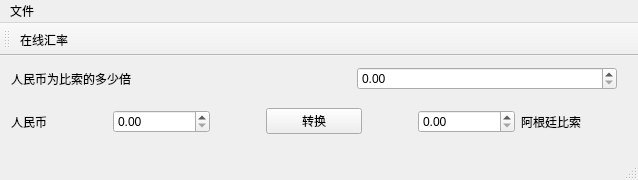
<?xml version="1.0" encoding="UTF-8"?>
<ui version="4.0">
 <class>MainWindow</class>
 <widget class="QMainWindow" name="MainWindow">
  <property name="geometry">
   <rect>
    <x>0</x>
    <y>0</y>
    <width>638</width>
    <height>180</height>
   </rect>
  </property>
  <property name="windowTitle">
   <string>MainWindow</string>
  </property>
  <widget class="QWidget" name="centralWidget">
   <layout class="QVBoxLayout" name="verticalLayout_2">
    <item>
     <layout class="QVBoxLayout" name="verticalLayout">
      <item>
       <layout class="QHBoxLayout" name="horizontalLayout_2">
        <item>
         <widget class="QLabel" name="label_3">
          <property name="text">
           <string>人民币为比索的多少倍</string>
          </property>
         </widget>
        </item>
        <item>
         <spacer name="horizontalSpacer_3">
          <property name="orientation">
           <enum>Qt::Horizontal</enum>
          </property>
          <property name="sizeType">
           <enum>QSizePolicy::Fixed</enum>
          </property>
          <property name="sizeHint" stdset="0">
           <size>
            <width>80</width>
            <height>20</height>
           </size>
          </property>
         </spacer>
        </item>
        <item>
         <widget class="QDoubleSpinBox" name="doubleSpinBoxTimes">
          <property name="maximum">
           <double>1000000.000000000000000</double>
          </property>
         </widget>
        </item>
        <item>
         <spacer name="horizontalSpacer_4">
          <property name="orientation">
           <enum>Qt::Horizontal</enum>
          </property>
          <property name="sizeType">
           <enum>QSizePolicy::Fixed</enum>
          </property>
          <property name="sizeHint" stdset="0">
           <size>
            <width>10</width>
            <height>20</height>
           </size>
          </property>
         </spacer>
        </item>
       </layout>
      </item>
      <item>
       <layout class="QHBoxLayout" name="horizontalLayout">
        <item>
         <widget class="QLabel" name="label">
          <property name="text">
           <string>人民币</string>
          </property>
         </widget>
        </item>
        <item>
         <widget class="QDoubleSpinBox" name="doubleSpinBoxYuan">
          <property name="maximum">
           <double>1000000.000000000000000</double>
          </property>
         </widget>
        </item>
        <item>
         <spacer name="horizontalSpacer">
          <property name="orientation">
           <enum>Qt::Horizontal</enum>
          </property>
          <property name="sizeType">
           <enum>QSizePolicy::Fixed</enum>
          </property>
          <property name="sizeHint" stdset="0">
           <size>
            <width>50</width>
            <height>20</height>
           </size>
          </property>
         </spacer>
        </item>
        <item>
         <widget class="QPushButton" name="pushButtonTrans">
          <property name="text">
           <string>转换</string>
          </property>
         </widget>
        </item>
        <item>
         <spacer name="horizontalSpacer_2">
          <property name="orientation">
           <enum>Qt::Horizontal</enum>
          </property>
          <property name="sizeType">
           <enum>QSizePolicy::Fixed</enum>
          </property>
          <property name="sizeHint" stdset="0">
           <size>
            <width>50</width>
            <height>20</height>
           </size>
          </property>
         </spacer>
        </item>
        <item>
         <widget class="QDoubleSpinBox" name="doubleSpinBoxBiSuo">
          <property name="maximum">
           <double>10000000.000000000000000</double>
          </property>
         </widget>
        </item>
        <item>
         <widget class="QLabel" name="label_2">
          <property name="text">
           <string>阿根廷比索</string>
          </property>
         </widget>
        </item>
        <item>
         <spacer name="horizontalSpacer_5">
          <property name="orientation">
           <enum>Qt::Horizontal</enum>
          </property>
          <property name="sizeType">
           <enum>QSizePolicy::Fixed</enum>
          </property>
          <property name="sizeHint" stdset="0">
           <size>
            <width>10</width>
            <height>20</height>
           </size>
          </property>
         </spacer>
        </item>
       </layout>
      </item>
     </layout>
    </item>
   </layout>
  </widget>
  <widget class="QMenuBar" name="menuBar">
   <property name="geometry">
    <rect>
     <x>0</x>
     <y>0</y>
     <width>638</width>
     <height>26</height>
    </rect>
   </property>
   <widget class="QMenu" name="menu">
    <property name="title">
     <string>文件</string>
    </property>
   </widget>
   <addaction name="menu"/>
  </widget>
  <widget class="QToolBar" name="mainToolBar">
   <attribute name="toolBarArea">
    <enum>TopToolBarArea</enum>
   </attribute>
   <attribute name="toolBarBreak">
    <bool>false</bool>
   </attribute>
   <addaction name="actRateOnline"/>
  </widget>
  <widget class="QStatusBar" name="statusBar"/>
  <action name="actRateOnline">
   <property name="text">
    <string>在线汇率</string>
   </property>
  </action>
 </widget>
 <layoutdefault spacing="6" margin="11"/>
 <resources/>
 <connections/>
</ui>
